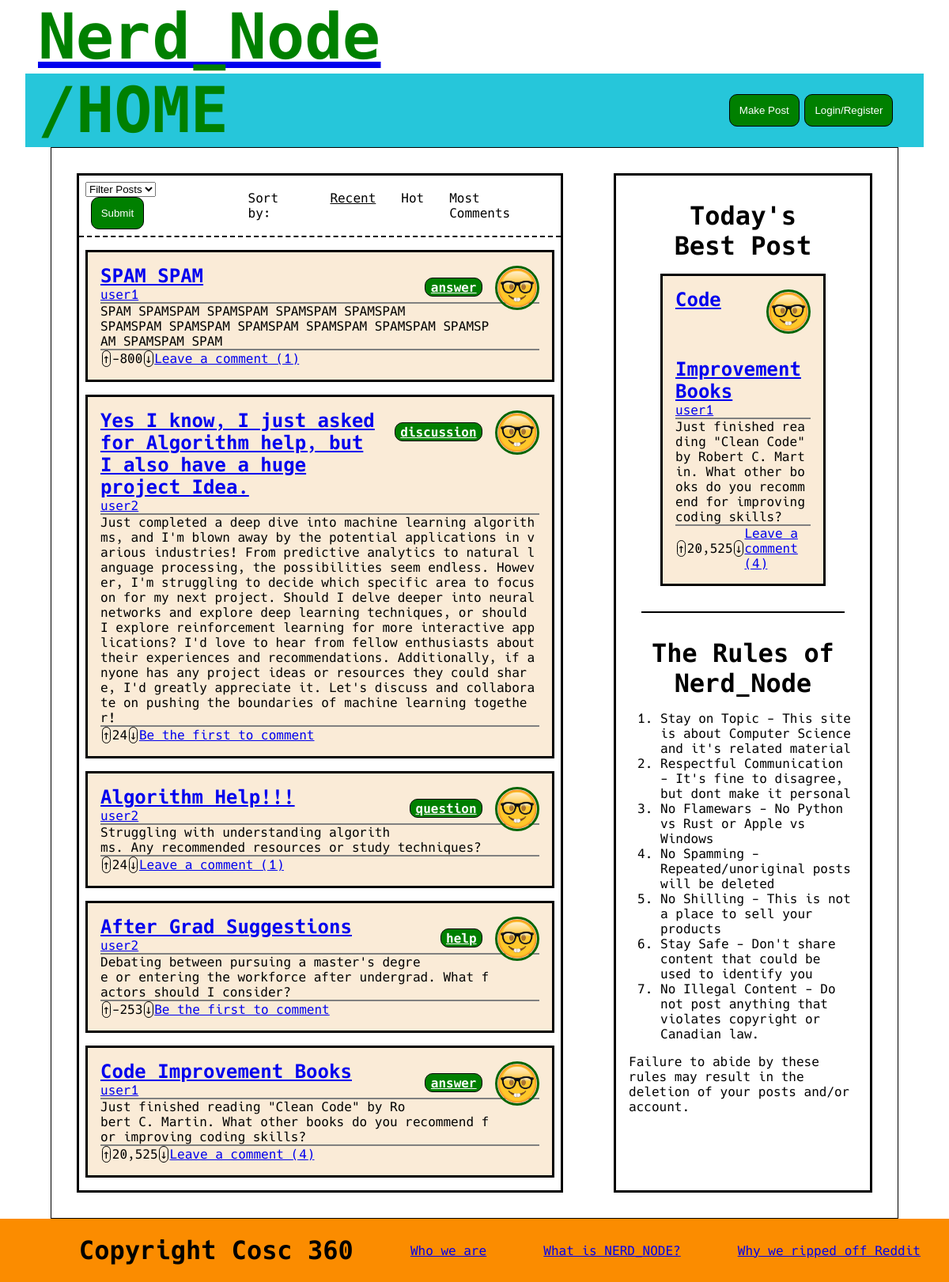
The page / on the database its author committed.
### tables this page shows
CREATE TABLE post (
	id int AUTO_INCREMENT,
	title varchar(255),
    poster int,
    content TEXT(65535),
    likes int,
    reported boolean,
    sku varchar(255),
    PRIMARY KEY (id),
    FOREIGN KEY (poster) REFERENCES siteUser(id) ON DELETE CASCADE
);

CREATE TABLE siteUser (
	id int AUTO_INCREMENT,
	username varchar(255) UNIQUE,
	password varchar(255),
    email varchar(255) UNIQUE,
    profilePicture varchar(255),
    isAdmin boolean,
    isDisabled boolean,
    PRIMARY KEY (id)
);

### src/loadPosts.php (called while the page is built, shortened)
<?php
$host = DBHOST;
$database = DBNAME;
$user = DBUSER;
$pass = DBPASS;
$connection = new mysqli($host, $user, $pass, $database, "3306");
include "getQueries.php";
$where = '';
$sql = "SELECT post.id, post.title, siteUser.username, siteUser.profilePicture, post.sku, post.content,
               post.likes, COUNT(comment.id) AS comments, (ABS(post.likes)) AS heat, GROUP_CONCAT(postTag.tagName) AS tags
        FROM (post JOIN siteUser ON post.poster = siteUser.id)
             LEFT JOIN comment ON comment.originalPost = post.id
             LEFT JOIN postTag ON postTag.postId = post.id
        WHERE siteUser.isDisabled = false $where
        GROUP BY post.id $orderBy";
$posts = array();
$stmt = $connection->prepare($sql);
if($stmt->execute()) {
    $result = $stmt->get_result();
};
?>

### src/getQueries.php (called while the page is built, shortened)
<?php
switch ($_GET['o'] ?? '') {
    default:
        $orderBy = ' ORDER BY id DESC';
        break;
}
?>

### src/renderPosts.php (the view, shortened to what this page needs)
<?php
include_once "renderProfilePicture.php";
function renderPost($post, $isAdmin, $addTag) {
    $username = $post['author'];
    $commentText = $post['commentCount'] ? "Leave a comment (".$post['commentCount'].")" : "Be the first to comment";
    $tags = $post['tags'][0] ?? "NAN";
    echo "<div class=\"post\">";
    renderProfilePicture($username, $post['pfp']);
    if($addTag) {
        echo "<a href='".SITEROOT."?tag=".$tags."' class='tags'>".$tags."</a>";
    }
    echo "<h3>
            <a href='".SITEROOT."node?title=".$post['sku']."'>".$post['title']."</a>
    </h3>
    <p>";
    echo "<a href='".SITEROOT."nerd?username=".$username."'>".$username."</a>
    </p>
    <p>".$post['content']."
    </p>
    <div class='interactionBar'>
        <div class='arrow' onclick='upvote(".$post['id'].", 5)'> &uarr; </div>
        <div id='post-".$post['id']."'>".$post['likes']." </div>
        <div class='arrow' onclick='downvote(".$post['id'].", 2)'> &darr; </div>
        <div>
            <a href='".SITEROOT."node?title=".$post['sku']."'>".$commentText."</a>
        </div>
        <div class='spacer'></div>";
    echo "</div></div>";
}
?>

### src/index.php (shortened to what this page needs)
<?php
include_once "loadPosts.php";
include_once "renderPosts.php";
include_once "renderProfilePicture.php";
?>
<!DOCTYPE html>
<html lang="en">
    <head>
        <link rel="stylesheet" href="public/css/reset.css">
        <link rel="stylesheet" href="public/css/home.css">
        <link rel="stylesheet" href="public/font/hack.css">
    </head>
    <body>
        <header>
            <?php include "components/headerBar.php"; ?>
        </header>
        <main>
            <div class="center">
                <div class="searchBar">
                    <form>
                        <select id="tag" name="tag">
                            <option value="">Filter Posts</option>
                        </select>
                        <input type="submit" id="submit">
                    </form>
                    <div class="sorter">
                        <ul>
                            <li>Sort by:</li>
                            <li>
                                <a href="<?php echo SITEROOT;?>?o=recent" id="sortedBy">Recent</a>
                            </li>
                            <li>
                                <a href="<?php echo SITEROOT;?>?o=hot">Hot</a>
                            </li>
                            <li>
                                <a href="<?php echo SITEROOT;?>?o=comments">Most Comments</a>
                            </li>
                        </ul>
                    </div>
                </div>
                <?php
                if($posts) {
                    foreach($posts as $post) {
                        renderPost($post, isset($_SESSION["isAdmin"]), true);
                    }
                } else {
                    echo "There are no posts available...";
                }
                ?>
            </div>
            <?php include "components/sidebar.php"; ?>
        </main>
        <?php include "components/footer.php"; ?>
    </body>
</html>

### src/components/headerBar.php (shortened to what this page needs)
<!DOCTYPE html>
<html lang="en">
  <div>
    <a href="<?php echo SITEROOT; ?>">
        <h1>
            Nerd_Node
        </h1>
    </a>
    </div>
    <div class="navbar">
        <h1 id = "pageTitle">
            <?php echo $url ?? '/HOME'; ?>
        </h1>
        <div class="spacer">
        </div>
        <div class="buttonBox">
            <button id="newPost" onclick='location.href = "<?php echo SITEROOT; ?>makePost";'>Make Post</button>
            <?php
            if(isset($_SESSION["sessionId"]) ) {
                echo "<button id='home' onclick='location.href = \"".SITEROOT."nerd?username=".$_SESSION["sessionUsername"]."\";' >".
                     $_SESSION["sessionUsername"]
                    ."</button>";
                if(isset($_SESSION["isAdmin"])) {
                    echo "<button id='home' onclick='location.href = \"".SITEROOT."\admin\"'> View Reports </button>";
                }
                echo "<button id='logout' onclick='location.href = \"".SITEROOT."logout.php\";' >
                      Log out
                  </button>";
            } else {
                echo "<button id='login' onclick='location.href = \"".SITEROOT."login\";' >
                      Login/Register
                  </button>";
            }
            ?>
        </div>
    </div>
</html>

### src/renderProfilePicture.php
<?php
function renderProfilePicture($username, $picture) {
    echo "<img class='pfp' src='".SITEROOT."public/images/profiles/$picture' alt='$username\'s profile picture' width='50' height='50'>";
}
?>

### src/components/sidebar.php (shortened to what this page needs)
<div class="sidebar">
    <div id="bestPost">
        <h2>
            Today's Best Post
        </h2>
        <?php
        include_once "../renderPosts.php";
        ?>
    </div>
    <div>
        <h2>
            The Rules of Nerd_Node
        </h2>
	    <ol>
		    <li> Stay on Topic - This site is about Computer Science and it's related material </li>
            <li> Respectful Communication - It's fine to disagree, but dont make it personal</li>
            <li> No Flamewars - No Python vs Rust or Apple vs Windows</li>
            <li> No Spamming - Repeated/unoriginal posts will be deleted</li>
            <li> No Shilling - This is not a place to sell your products </li>
            <li> Stay Safe - Don't share content that could be used to identify you </li>
            <li> No Illegal Content - Do not post anything that violates copyright or Canadian law.</li>
        </ol>
        <p>Failure to abide by these rules may result in the deletion of your posts and/or account.</p>
    </div>
</div>

### src/components/footer.php
<!DOCTYPE html>
<html lang="en">
    <footer>
    <h4>Copyright Cosc 360</h4>
    <a href='<?php echo SITEROOT;?>about#who'>Who we are</a>
    <a href='<?php echo SITEROOT;?>about#what'>What is NERD_NODE?</a>
    <a href='<?php echo SITEROOT;?>about#why'>Why we ripped off Reddit</a>
    </footer>
</html>

### src/public/css/home.css (style rules this page uses)
html { font-family: "Hack"; }
header { padding: 0em 2em; }
header div { padding: 0em 1em; }
.center { flex: 1; }
.sidebar { flex-grow: 0; flex-basis: 30%; }
.center, .sidebar, .post { border: medium solid black; }
.sidebar div { padding:1em; }
.sidebar h2 { text-align: center; margin: 0.25em 0em }
.center, .sidebar { margin: 2em 2em; }
main { display: flex; height:auto; min-height:80vh; margin: 0em 4em; }
.post { background-color:antiquewhite; margin:1em 0.5em; padding:1em; }
.post p { border-bottom: 2px solid grey; word-break: break-all; }
.post .interactionBar { display:flex; align-items: center; justify-content: space-evenly; }
.post div { padding: 0em; }
#bestPost { margin: 0.5em 2em; border-bottom: 2px solid black; }
#bestPost .post { max-height: 50%; }
#submit { background-color: green; color: white; padding: 0.9em 0.9em 0.9em 0.9em; border-radius: 10px; border: 1px solid black; }
.searchBar { display:flex; border-bottom: 2px dashed black; }
.searchBar form, .searchBar .sorter { padding:0.5em; margin:auto; }
form input { margin:0em 0.5em; }
.sorter ul { list-style-type: none; display: flex; }
.sorter li { margin: 0em 1em; }
.sorter a { color: black; text-decoration: none; }
.sorter a:hover, .sorter #sortedBy { text-decoration: underline; }
h1 { font-size: 5em; color: green; }
h2 { font-size: 2em; }
h3 { font-size:1.5em; font-weight:bold; }
.navbar { display:flex; background-color: #26C6DA; }
.spacer { flex:1; }
.buttonBox { width:20%; display: flex; align-items: center; justify-content: space-evenly; }
button { background-color: green; color: white; padding: 0.9em 0.9em 0.9em 0.9em; border-radius: 10px; border: 1px solid black; cursor:pointer; }
form #submit { cursor:pointer; }
footer h4 { font-size: 3em; margin-left: 2em; }
main { border: 1px solid black; }
footer { background-color: #FB8C00; bottom: 0; width: 100%; display: flex; flex-direction: row; align-items: center; justify-content: space-around; height: 5em; }
footer h4 { font-size: 2em; }
.pfp { border: 3px solid darkgreen; border-radius: 50%; float: right; margin-bottom: 1em; margin-top: 1em; }
.interactionBar .arrow { border-radius: 10px; margin: 0px 0.1em; border: 1px solid black; cursor:pointer; }
.tags { padding: 0.1em 0.4em; border-radius: 10px; border: 0.1em solid black; color: white; font-weight: bold; margin: 1em 1em; background-color: green; }

### src/renderPosts.php (style rules this page uses)
.post { position: relative; }
.tags { float:right; right: 0.1em; }
.pfp { position: relative; width: 50px; bottom: 15px; }

### rows shown on the page
post: poster.profilePicture (placeholder picture), tags "answer", title "SPAM SPAM", poster.username "user1", content "SPAM SPAMSPAM SPAMSPAM SPAMSPAM SPAMSPAM SPAMSPAM SPAMSPAM SPAMSPAM SPAMSPAM SPAMSPAM SPAMSPAM SPAMSPAM SPAM", likes "-800", commentText "Leave a comment (1)"
post: poster.profilePicture (placeholder picture), tags "discussion", title "Yes I know, I just asked for Algorithm help, but I also have a huge project Idea.", poster.username "user2", content "Just completed a deep dive into machine learning algorithms, and I'm blown away by the potential applications in various industries! From predictive analytics to natural language processing, the possibilities seem endless. However, I'm struggling to decide which specific area to focus on for my next project. Should I delve deeper into neural networks and explore deep learning techniques, or should I explore reinforcement learning for more interactive applications? I'd love to hear from fellow enthusiasts about their experiences and recommendations. Additionally, if anyone has any project ideas or resources they could share, I'd greatly appreciate it. Let's discuss and collaborate on pushing…", likes "24", commentText "Be the first to comment"
post: poster.profilePicture (placeholder picture), tags "question", title "Algorithm Help!!!", poster.username "user2", content "Struggling with understanding algorithms. Any recommended resources or study techniques?", likes "24", commentText "Leave a comment (1)"
post: poster.profilePicture (placeholder picture), tags "help", title "After Grad Suggestions", poster.username "user2", content "Debating between pursuing a master's degree or entering the workforce after undergrad. What factors should I consider?", likes "-253", commentText "Be the first to comment"
post: poster.profilePicture (placeholder picture), tags "answer", title "Code Improvement Books", poster.username "user1", content "Just finished reading \"Clean Code\" by Robert C. Martin. What other books do you recommend for improving coding skills?", likes "20,525", commentText "Leave a comment (4)"

### other values the page prints
$url "/HOME"
$post['title'] "Code Improvement Books"
$username "user1"
$post['content'] "Just finished reading \"Clean Code\" by Robert C. Martin. What other books do you recommend for improving coding skills?"
$post['likes'] "20,525"
$commentText "Leave a comment (4)"
